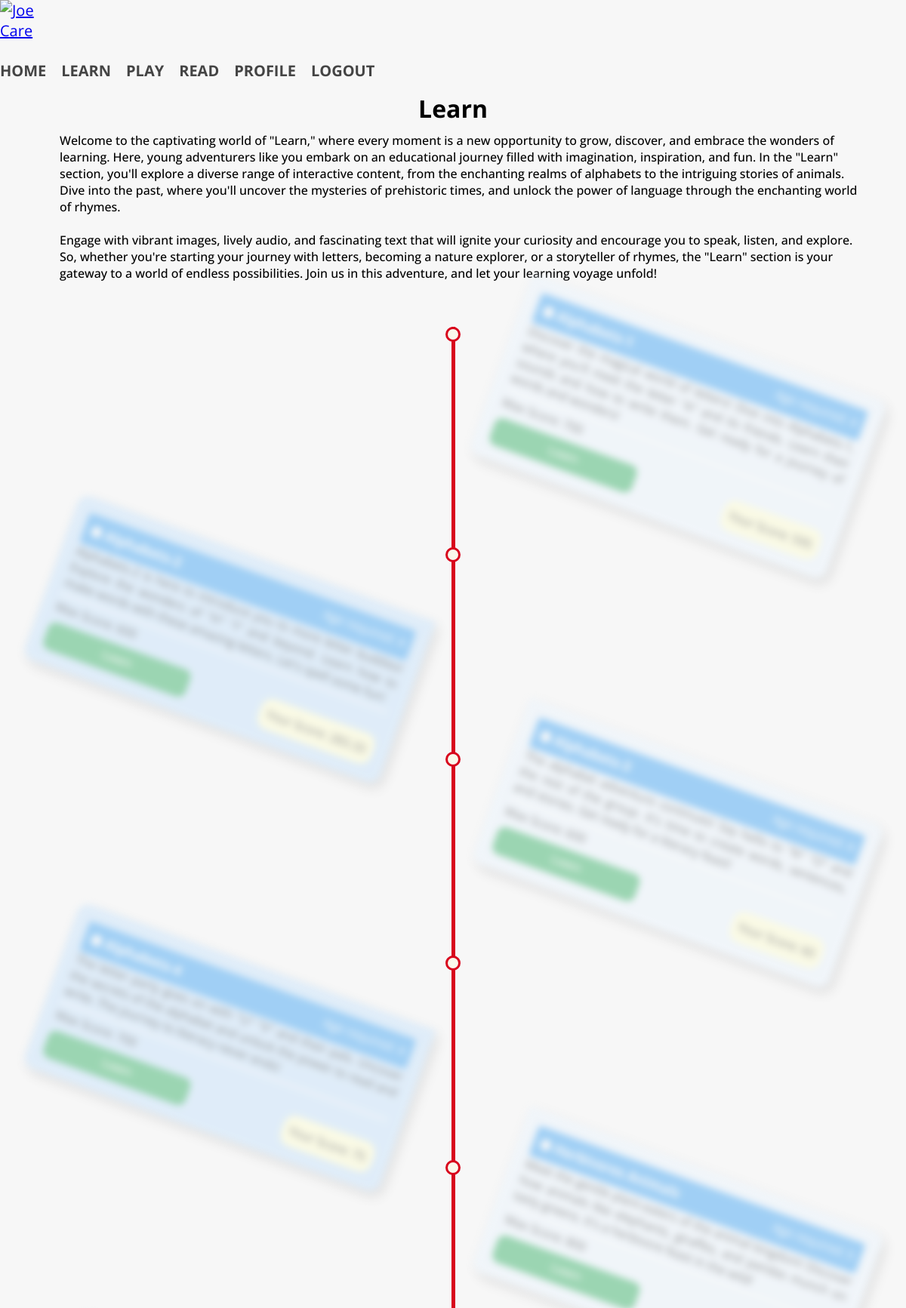
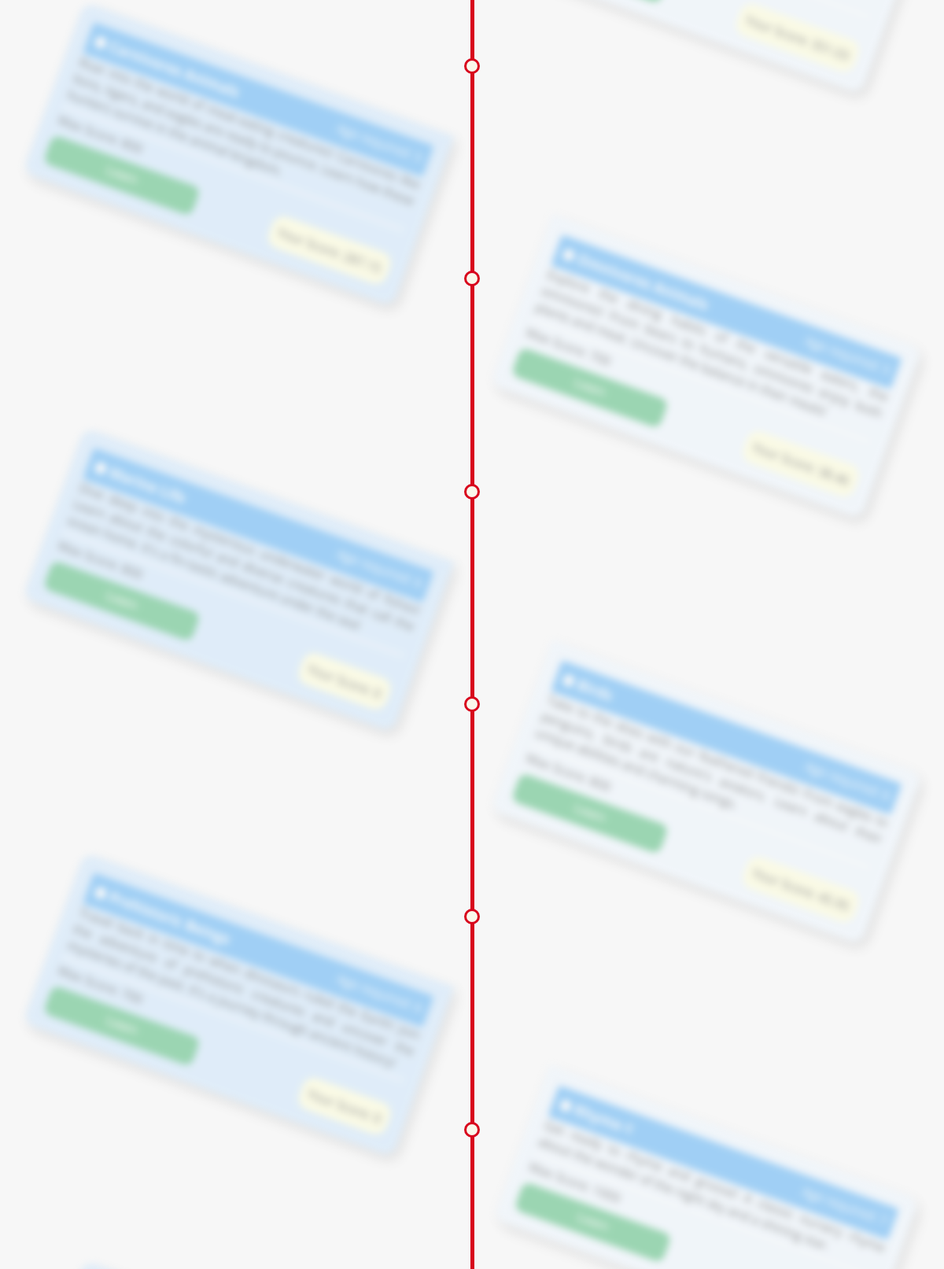
The page /learn (signed in, upper part) on the database its author committed (2 pictures, top to bottom).
### tables this page shows
CREATE TABLE "Learn" (
	"learnId"	INTEGER NOT NULL UNIQUE,
	"contentName"	TEXT NOT NULL,
	"age"	INTEGER NOT NULL DEFAULT 4,
	"maxScore"	INTEGER NOT NULL DEFAULT 1000,
	"desc"	TEXT,
	PRIMARY KEY("learnId" AUTOINCREMENT)
);

CREATE TABLE "Score" (
	"userId"	INTEGER NOT NULL UNIQUE,
	"content1Score"	TEXT NOT NULL DEFAULT -1,
	"TContent1Score"	INTEGER NOT NULL DEFAULT -1,
	"content2Score"	TEXT NOT NULL DEFAULT -1,
	"TContent2Score"	INTEGER NOT NULL DEFAULT -1,
	"content3Score"	TEXT NOT NULL DEFAULT -1,
	"TContent3Score"	INTEGER NOT NULL DEFAULT -1,
	"content4Score"	TEXT NOT NULL DEFAULT -1,
	"TContent4Score"	INTEGER NOT NULL DEFAULT -1,
	"content5Score"	TEXT NOT NULL DEFAULT -1,
	"TContent5Score"	INTEGER NOT NULL DEFAULT -1,
	"content6Score"	TEXT NOT NULL DEFAULT -1,
	"TContent6Score"	INTEGER NOT NULL DEFAULT -1,
	"content7Score"	TEXT NOT NULL DEFAULT -1,
	"TContent7Score"	INTEGER NOT NULL DEFAULT -1,
	"content8Score"	TEXT NOT NULL DEFAULT -1,
	"TContent8Score"	INTEGER NOT NULL DEFAULT -1,
	"content9Score"	TEXT NOT NULL DEFAULT -1,
	"TContent9Score"	INTEGER NOT NULL DEFAULT -1,
	"content10Score"	TEXT NOT NULL DEFAULT -1,
	"TContent10Score"	INTEGER NOT NULL DEFAULT -1,
	"content11Score"	TEXT NOT NULL DEFAULT -1,
	"TContent11Score"	INTEGER NOT NULL DEFAULT -1,
	"content12Score"	TEXT NOT NULL DEFAULT -1,
	"TContent12Score"	INTEGER NOT NULL DEFAULT -1,
	"content13Score"	TEXT NOT NULL DEFAULT -1,
	"TContent13Score"	INTEGER NOT NULL DEFAULT -1,
	"content14Score"	TEXT NOT NULL DEFAULT -1,
	"TContent14Score"	INTEGER NOT NULL DEFAULT -1,
	"content15Score"	TEXT NOT NULL DEFAULT -1,
	"TContent15Score"	INTEGER NOT NULL DEFAULT -1,
	FOREIGN KEY("userId") REFERENCES "Users"("ID")
);

### app.py (the view)
@app.route('/learn')
@login_required
def learn():
    records = DB.getLearn()
    scores = DB.getTScores(current_user.userId)
    age = session.get('age')
    return render_template("learn.html", records = records, scores = scores, age = age)

### DataBase.py (called while the page is built)
    def getLearn():
        con = sqlite3.connect(DataBaseOperations._DB)
        c = con.cursor()
        try:
            sql_select_query = "SELECT * FROM Learn;"
            c.execute(sql_select_query)
            record = c.fetchall()
        finally:
            con.commit()
            c.close()
            con.close()
        return record

    def getTScores(userId):
        con = sqlite3.connect(DataBaseOperations._DB)
        c = con.cursor()
        try:
            sql_select_query = """SELECT TContent1Score, TContent2Score, TContent3Score, TContent4Score, TContent5Score,
            TContent6Score, TContent7Score, TContent8Score, TContent9Score, TContent10Score, TContent11Score,
            TContent12Score, TContent13Score, TContent14Score, TContent15Score FROM Score WHERE userId = ?;"""
            c.execute(sql_select_query, (userId,))
            record = c.fetchall()
        finally:
            con.commit()
            c.close()
            con.close()
        return record[0]

    def updateTime(pageName, time, userId):
        con = sqlite3.connect(DataBaseOperations._DB)
        c = con.cursor()
        try:
            sql_select_query = "SELECT " + pageName + " FROM Time WHERE userId = ?;"
            c.execute(sql_select_query, (userId,))
            record = c.fetchall()
            prevTime = record[0][0]
            x = (prevTime + time, userId)
            update = "UPDATE Time SET " + pageName + " = ? WHERE userId = ?;"
            c.execute(update, x)
        finally:
            con.commit()
            c.close()
            con.close()

### app.py (called while the page is built)
@login_manager.user_loader
def load_user(userId):
    return User(userId)

@app.before_request
def before_request():
    session.permanent = True
    session.modified = True
    app.permanent_session_lifetime = timedelta(minutes=30)

### templates/learn.html (shortened to what this page needs)
<!doctype html>
{% extends 'index.html' %}
{% block content %}
<link rel="stylesheet" href="{{url_for('static', filename='stylesheets/timeline.css')}}">
<link rel="stylesheet" href="https://cdnjs.cloudflare.com/ajax/libs/font-awesome/4.7.0/css/font-awesome.min.css">
    <h1 class="homeTitle" style="margin: 15px 0 0px">Learn</h1>
<div style="display: flex; flex: 50%;align-items: center;">
	<div >
	</div>
	<div><p style="padding: 10px 5%; font-weight: 500; ">Welcome to the captivating world of "Learn," where every moment is a new opportunity to grow, discover, and embrace the wonders of learning. Here, young adventurers like you embark on an educational journey filled with imagination, inspiration, and fun.
In the "Learn" section, you'll explore a diverse range of interactive content, from the enchanting realms of alphabets to the intriguing stories of animals. Dive into the past, where you'll uncover the mysteries of prehistoric times, and unlock the power of language through the enchanting world of rhymes.
<br><br>
Engage with vibrant images, lively audio, and fascinating text that will ignite your curiosity and encourage you to speak, listen, and explore.
So, whether you're starting your journey with letters, becoming a nature explorer, or a storyteller of rhymes, the "Learn" section is your gateway to a world of endless possibilities. Join us in this adventure, and let your learning voyage unfold!
</p></div>
	</div>
	<div class="timeline">
    <section class="timeline">
        <ul>
			{% for record in records %}
          <li>
            <div class="content">
                <div class="timeline-content-info">
                    <span class="timeline-content-info-title" style="font-weight: bolder; font-size: 1.125em;">
                        <i class="fa fa-certificate" aria-hidden="true"></i>
                        {{record[1]}}
                    </span>
                    <span class="timeline-content-info-date">
                        Age required: {{record[2]}}<br>
                    </span>
                </div>
                <p style="text-align: justify; color: black;">{{record[4]}}</p><hr style="border: 1.5px solid white; margin: 5px 0"><p style="color: black; margin-bottom: 10px;">Max Score: {{record[3]}}</p>
                <div>
					{% if (age >= record[2] or record[2] == 4) or (loop.index0 > 0 and scores[loop.index0 - 1] >= 0.75 * record[3]) %}
					<div style="display: flex">
						<span style="float: left;"><a href="/learn/{{record[1]}}/0?id={{record[0]}}"><button class="button"><span>Learn </span></button></a></span>
						<div class="content-skills" >
							{% if scores[loop.index0] == -1 %}
								<span style="color: black;">Your Score: 0</span>
							{% else %}
								<span style="color: black;">Your Score: {{scores[loop.index0]}}</span>
							{% endif %}
						</div>
					</div>
					{% else %}
						<button class="button1" disabled><span><i class="fa fa-lock"></i> Locked </span></button>
					{% endif %}
                </div>
            </div>
          </li>
          {% endfor %}
        </ul>
      </section>
  </div>
{% endblock %}

### templates/index.html (shortened to what this page needs)
<!doctype html>
<html>
<head>
<link rel="stylesheet" href="{{url_for('static', filename='stylesheets/Main.css')}}">
<link rel="stylesheet" href="{{url_for('static', filename='stylesheets/nav.css')}}">
<link rel="stylesheet" href="{{url_for('static', filename='stylesheets/footer.css')}}">
</head>
<body>
	{% if current_user.is_authenticated %}
	<header>
			<div class="wrapper">
				<div class="logo">
					<a href="/"><img src="{{url_for('static', filename = 'images/logo.png') }}" alt="Joe Care"></a>
				</div>
				<div class="navbar">
					<nav>
						<ul>
							<li><a href="/">Home</a></li>
							<li><a href="/learn">Learn</a></li>
							<li><a href="/play">Play</a></li>
							<li><a href="/read">Read</a></li>
							<li><a href="/profile">Profile</a></li>
							<li><a href="/logout">Logout</a></li>
						</ul>
					</nav>
				</div>
			</div>
		</header>
	{% endif %}
	{% block content %} {% endblock %}
</body>
</html>

### static/stylesheets/Main.css (style rules this page uses)
h1 { text-align: center; }

### static/stylesheets/nav.css (style rules this page uses)
.wrapper { font-size: 20px; scroll-behavior: smooth; -webkit-text-size-adjust: 100%; }
body { margin: 0; font-family: "Open Sans", sans-serif; background-color: #f7f7f7; }
.navbar { position: fixed; top: 0; left: 100%; margin: 0; width: 100%; height: 100%; background-color: white; padding: 20px; transition: left 0.3s; }
.navbar ul { all: unset; list-style-type: none; display: flex; flex-direction: column; align-items: center; gap: 25px; }
.navbar ul a { all: unset; color: #444444; text-transform: uppercase; cursor: pointer; font-weight: bold; font-size: 28px; }
@media (min-width: 550px) { .navbar { all: unset; display: block; } }
@media (min-width: 550px) { .navbar ul { flex-direction: row; gap: 20px; } }
@media (min-width: 550px) { .navbar ul a { font-size: inherit; } }

### static/stylesheets/footer.css (style rules this page uses)
.logo { height: 10vh; width: 10vh; }

### static/stylesheets/timeline.css (style rules this page uses)
*, *::before, *::after { margin: 0; padding: 0; -webkit-box-sizing: border-box; -moz-box-sizing: border-box; box-sizing: border-box; }
.timeline ul { padding: 50px 0; }
.timeline ul li { background: #d8031c; position: relative; margin: 0 auto; width: 5px; padding-bottom: 40px; list-style-type: none; }
.timeline ul li:before { content: ""; background: #faf8eb; position: absolute; left: 50%; top: 0; transform: translateX(-50%); -webkit-transform: translateX(-50%); width: 20px; height: 20px; border: 3px solid #d8031c; -webkit-border-radius: 50%; -moz-border-radius: 50%; border-radius: 50%; }
.timeline ul li .content { background: #67CC8E; position: relative; top: 7px; width: 500px; padding: 20px; transition: all 0.5s ease-in-out; z-index: 14; box-shadow: 7px 6px 15px 0px rgba(0,0,0,0.25); }
.timeline ul li .content * { color: #fff; }
.timeline ul li .content.non-focus::before { display: none; }
.timeline ul li .content.non-focus { transform: rotate(20deg); opacity: 0.4; filter: blur(5px); z-index: 11; }
.timeline ul li .content { color: #d2d2d2; background: #e6e6e6; }
.timeline ul li .content p { text-align: left; }
.timeline ul li .content:before { content: ""; background: inherit; position: absolute; top: 0px; width: 38px; height: 5px; }
.timeline ul li:nth-child(odd) .content { left: 50px; background: #e7f3fe; border-radius: 0px 15px 15px 15px; }
.timeline ul li:nth-child(odd) .content:before { left: -38px; }
.timeline ul li:nth-child(even) .content { left: calc(-500px - 45px); background: #BDDEFC; border-radius: 15px 0px 15px 15px; }
.timeline ul li:nth-child(even) .content:before { right: -38px; }
.timeline-content-info { display: flex; justify-content: space-between; border-radius: 4px; padding: 2%; background-color: #2196F3; }
.content-skills { margin: 7px 0px 0px auto; }
.content-skills span { background: #ffffcc; border-radius: 15px; padding: 10px; width: 200px; }
.button { display: inline-block; border-radius: 10px; background-color: #14A44D; border: none; color: #FFFFFF; text-align: center; font-size: 16px; padding: 10px; width: 200px; transition: all 0.5s; cursor: pointer; }
.button span { cursor: pointer; display: inline-block; position: relative; transition: 0.5s; }
.button span:after { content: '►'; position: absolute; opacity: 0; top: 0; right: -20px; transition: 0.5s; }

### rows shown on the page
Learn: contentName "Alphabets-1", desc "Discover the magical world of letters! Dive into Alphabets-1, where you'll meet the letter \"A\" and its friends. Learn their sounds and how to write them. Get ready for a journey of words and wonders!", maxScore "700"
Score: TContent1Score "595", TContent2Score "283.33", TContent3Score "60", TContent5Score "351.03", TContent6Score "287.15", TContent7Score "38.46", TContent9Score "45.95"
Learn: contentName "Alphabets-2", desc "Alphabets-2 is here to introduce you to more letter buddies! Explore the wonders of \"H\" \"I\" and beyond. Learn how to make words with these amazing letters. Let's spell some fun!", maxScore "600"
Learn: contentName "Alphabets-3", desc "The alphabet adventure continues! Say hello to \"N\" \"O\" and the rest of the group. It's time to create words, sentences, and stories. Get ready for a literacy feast!", maxScore "600"
Learn: contentName "Alphabets-4", desc "The letter party goes on with \"U\" \"V\" and their pals. Uncover the secrets of the alphabet and unlock the power to read and write. The journey to literacy never ends!", maxScore "700"
Learn: contentName "Herbivores Animals", desc "Meet the gentle plant-eaters of the animal kingdom! Discover how animals like elephants, giraffes, and pandas munch on tasty greens. It's a herbivore feast in the wild!", maxScore "800"
Learn: contentName "Carnivores Animals", desc "Roar into the world of meat-eating creatures! Carnivores like lions, tigers, and eagles are ready to pounce. Learn how these hunters survive in the animal kingdom.", maxScore "800"
Learn: contentName "Omnivores Animals", desc "Explore the dining habits of the versatile eaters, the omnivores! From bears to humans, omnivores enjoy both plants and meat. Uncover the balance in their meals!", maxScore "700"
Learn: contentName "Marine Life", desc "Dive deep into the mysterious underwater world of fishes! Learn about the colorful and diverse creatures that call the ocean home. It's a fin-tastic adventure under the sea!", maxScore "800", shows "Your Score: 0"
Learn: contentName "Birds", desc "Take to the skies with our feathered friends! From eagles to penguins, birds are nature's aviators. Learn about their unique abilities and charming songs.", maxScore "800"
Learn: contentName "Prehistoric Beings", desc "Travel back in time to when dinosaurs ruled the Earth! Join the adventure of prehistoric creatures and uncover the mysteries of the past. It's a journey through ancient history!", maxScore "700", shows "Your Score: 0"
Learn: contentName "Rhyme-1", desc "Get ready to rhyme and groove! A classic nursery rhyme about the wonder of the night sky and a shining star.", maxScore "1000"
